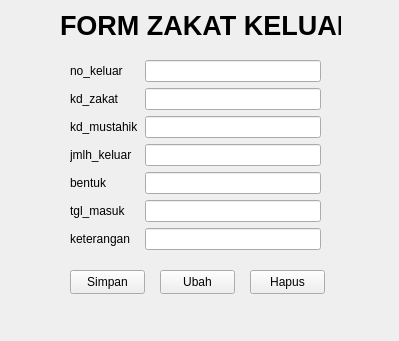
<?xml version="1.0" encoding="UTF-8"?>
<ui version="4.0">
 <class>Form</class>
 <widget class="QWidget" name="Form">
  <property name="geometry">
   <rect>
    <x>0</x>
    <y>0</y>
    <width>399</width>
    <height>341</height>
   </rect>
  </property>
  <property name="windowTitle">
   <string>Form</string>
  </property>
  <widget class="QWidget" name="formLayoutWidget">
   <property name="geometry">
    <rect>
     <x>70</x>
     <y>60</y>
     <width>251</width>
     <height>201</height>
    </rect>
   </property>
   <layout class="QFormLayout" name="formLayout">
    <item row="0" column="0">
     <widget class="QLabel" name="no_keluarLabel">
      <property name="text">
       <string>no_keluar</string>
      </property>
     </widget>
    </item>
    <item row="0" column="1">
     <widget class="QLineEdit" name="no_keluarLineEdit"/>
    </item>
    <item row="1" column="0">
     <widget class="QLabel" name="kd_zakatLabel">
      <property name="text">
       <string>kd_zakat</string>
      </property>
     </widget>
    </item>
    <item row="1" column="1">
     <widget class="QLineEdit" name="kd_zakatLineEdit"/>
    </item>
    <item row="2" column="0">
     <widget class="QLabel" name="kd_mustahikLabel">
      <property name="text">
       <string>kd_mustahik</string>
      </property>
     </widget>
    </item>
    <item row="2" column="1">
     <widget class="QLineEdit" name="kd_mustahikLineEdit"/>
    </item>
    <item row="3" column="0">
     <widget class="QLabel" name="jmlh_keluarLabel">
      <property name="text">
       <string>jmlh_keluar</string>
      </property>
     </widget>
    </item>
    <item row="3" column="1">
     <widget class="QLineEdit" name="jmlh_keluarLineEdit"/>
    </item>
    <item row="4" column="0">
     <widget class="QLabel" name="bentukLabel">
      <property name="text">
       <string>bentuk</string>
      </property>
     </widget>
    </item>
    <item row="4" column="1">
     <widget class="QLineEdit" name="bentukLineEdit"/>
    </item>
    <item row="5" column="0">
     <widget class="QLabel" name="tgl_masukLabel">
      <property name="text">
       <string>tgl_masuk</string>
      </property>
     </widget>
    </item>
    <item row="5" column="1">
     <widget class="QLineEdit" name="tgl_masukLineEdit"/>
    </item>
    <item row="6" column="0">
     <widget class="QLabel" name="keteranganLabel">
      <property name="text">
       <string>keterangan</string>
      </property>
     </widget>
    </item>
    <item row="6" column="1">
     <widget class="QLineEdit" name="keteranganLineEdit"/>
    </item>
   </layout>
  </widget>
  <widget class="QPushButton" name="pushButton">
   <property name="geometry">
    <rect>
     <x>70</x>
     <y>270</y>
     <width>75</width>
     <height>24</height>
    </rect>
   </property>
   <property name="text">
    <string>Simpan</string>
   </property>
  </widget>
  <widget class="QPushButton" name="pushButton_2">
   <property name="geometry">
    <rect>
     <x>160</x>
     <y>270</y>
     <width>75</width>
     <height>24</height>
    </rect>
   </property>
   <property name="text">
    <string>Ubah</string>
   </property>
  </widget>
  <widget class="QPushButton" name="pushButton_3">
   <property name="geometry">
    <rect>
     <x>250</x>
     <y>270</y>
     <width>75</width>
     <height>24</height>
    </rect>
   </property>
   <property name="text">
    <string>Hapus</string>
   </property>
  </widget>
  <widget class="QLabel" name="label">
   <property name="geometry">
    <rect>
     <x>60</x>
     <y>10</y>
     <width>281</width>
     <height>31</height>
    </rect>
   </property>
   <property name="font">
    <font>
     <pointsize>20</pointsize>
     <bold>true</bold>
    </font>
   </property>
   <property name="text">
    <string>FORM ZAKAT KELUAR</string>
   </property>
  </widget>
 </widget>
 <resources/>
 <connections/>
</ui>
